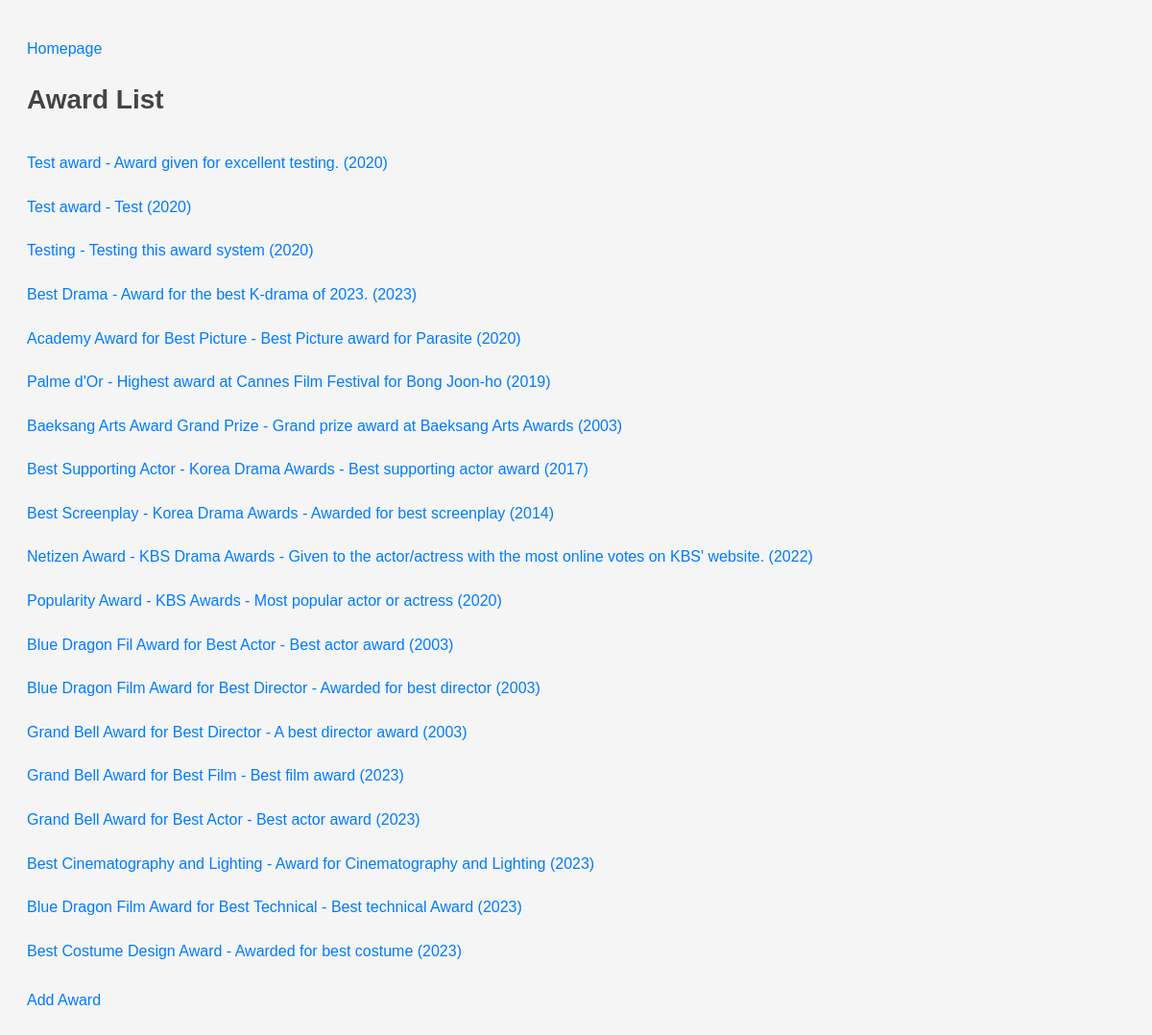
Page /api/award_list/ on the committed database.
### website/models.py (models this page shows, shortened)
class Award(models.Model):
    award_name = models.CharField(max_length=50, default="")
    description = models.TextField()
    award_year = models.PositiveIntegerField()
    category = models.CharField(max_length=255, default="")
    show = models.ForeignKey(Show, on_delete=models.CASCADE, related_name='awards', null=True, blank=True)
    actor = models.ForeignKey(Actor, on_delete=models.CASCADE, related_name='awards', null=True, blank=True)

### website/views.py (the view)
# urls.py: path('award_list/', views.AwardList.as_view(), name='award-list'),
class AwardList(View):
    def get(self, request):
        awards = Award.objects.all()
        return render(request=request,
                      template_name='website/award_list.html',
                      context = {'awards':awards})

### website/templates/website/award_list.html (shortened to what this page needs)
<!DOCTYPE html>
<html lang="en">
<head>
</head>
<body>
    <a href="/website/home/">Homepage</a>
    <br>
    <h1>Award List</h1>
    <ul>
        {% for award in awards %}
            <li><a href="{% url 'award-detail' award.id %}">{{ award.award_name }} - {{ award.description }} ({{ award.award_year }})</a></li>
        {% empty %}
            <li>No awards found.</li>
        {% endfor %}
    </ul>
    <a href="{% url 'award-add' %}">Add Award</a>
    </body>
    </html>

### website/templates/website/award_list.html (style rules this page uses)
body { font-family: Arial, sans-serif; color: #333; line-height: 1.6; padding: 20px; background-color: #f5f5f5; }
h1 { font-size: 28px; margin-bottom: 20px; color: #444; }
ul { list-style-type: none; padding: 0; }
li { margin-bottom: 10px; color: #666; }
a { color: #007bff; text-decoration: none; margin-top: 10px; display: inline-block; margin-right: 10px; }

### rows in the picture
Award: award_name "Test award", description "Award given for excellent testing.", award_year "2020"
Award: award_name "Test award", description "Test", award_year "2020"
Award: award_name "Testing", description "Testing this award system", award_year "2020"
Award: award_name "Best Drama", description "Award for the best K-drama of 2023.", award_year "2023"
Award: award_name "Academy Award for Best Picture", description "Best Picture award for Parasite", award_year "2020"
Award: award_name "Palme d'Or", description "Highest award at Cannes Film Festival for Bong Joon-ho", award_year "2019"
Award: award_name "Baeksang Arts Award Grand Prize", description "Grand prize award at Baeksang Arts Awards", award_year "2003"
Award: award_name "Best Supporting Actor - Korea Drama Awards", description "Best supporting actor award", award_year "2017"
Award: award_name "Best Screenplay - Korea Drama Awards", description "Awarded for best screenplay", award_year "2014"
Award: award_name "Netizen Award - KBS Drama Awards", description "Given to the actor/actress with the most online votes on KBS' website.", award_year "2022"
Award: award_name "Popularity Award - KBS Awards", description "Most popular actor or actress", award_year "2020"
Award: award_name "Blue Dragon Fil Award for Best Actor", description "Best actor award", award_year "2003"
Award: award_name "Blue Dragon Film Award for Best Director", description "Awarded for best director", award_year "2003"
Award: award_name "Grand Bell Award for Best Director", description "A best director award", award_year "2003"
Award: award_name "Grand Bell Award for Best Film", description "Best film award", award_year "2023"
Award: award_name "Grand Bell Award for Best Actor", description "Best actor award", award_year "2023"
Award: award_name "Best Cinematography and Lighting", description "Award for Cinematography and Lighting", award_year "2023"
Award: award_name "Blue Dragon Film Award for Best Technical", description "Best technical Award", award_year "2023"
Award: award_name "Best Costume Design Award", description "Awarded for best costume", award_year "2023"
